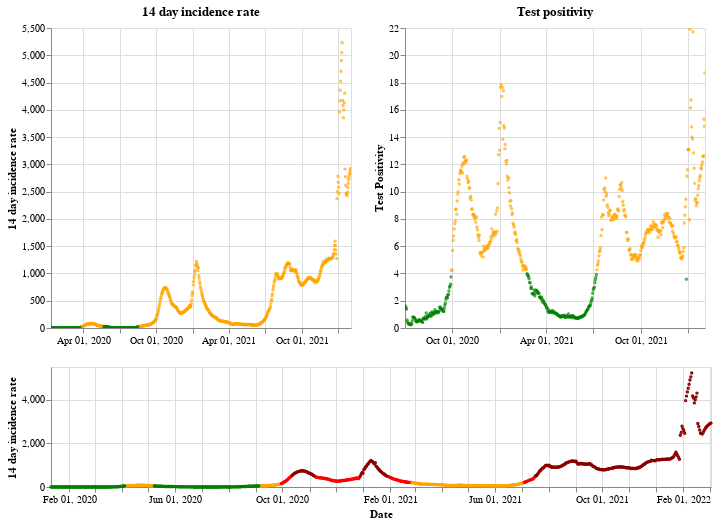

This figure's notebook cell:
### Markdown cell above
## Northern Ireland

### Code cell
plot_traffic_light('Northern Ireland')

### Figure 1 — Vega-Lite specification as saved in the notebook (floating-point values rounded to 4 significant figures; data arrays with more than 128 entries replaced by an {"elided": "..."} marker saying what was removed)
{"config": {"view": {"continuousWidth": 400, "continuousHeight": 300}}, "vconcat": [{"hconcat": [{"mark": {"type": "point", "size": 2}, "encoding": {"color": {"condition": {"value": "green", "test": "(datum.twoWeeklyCasesRate <= 25)"}, "value": "orange"}, "tooltip": [{"type": "nominal", "field": "areaName"}, {"type": "temporal", "field": "date"}, {"type": "quantitative", "field": "twoWeeklyCasesRate"}, {"type": "quantitative", "field": "testPositivity"}], "x": {"type": "temporal", "axis": {"title": ""}, "field": "date", "scale": {"domain": {"selection": "DateBrush"}}, "timeUnit": "yearmonthdate"}, "y": {"type": "quantitative", "axis": {"title": "14 day incidence rate"}, "field": "twoWeeklyCasesRate"}}, "title": "14 day incidence rate", "width": 300}, {"mark": {"type": "point", "size": 2}, "encoding": {"color": {"condition": {"value": "green", "test": "(datum.testPositivity <= 4)"}, "value": "orange"}, "tooltip": [{"type": "nominal", "field": "areaName"}, {"type": "temporal", "field": "date"}, {"type": "quantitative", "field": "twoWeeklyCasesRate"}, {"type": "quantitative", "field": "testPositivity"}], "x": {"type": "temporal", "axis": {"title": ""}, "field": "date", "scale": {"domain": {"selection": "DateBrush"}}, "timeUnit": "yearmonthdate"}, "y": {"type": "quantitative", "axis": {"title": "Test Positivity"}, "field": "testPositivity"}}, "title": "Test positivity", "width": 300}]}, {"layer": [{"mark": {"type": "point", "size": 2}, "encoding": {"color": {"condition": {"value": "orange", "test": "(((datum.testPositivity < 4) && (datum.twoWeeklyCasesRate >= 50)) && (datum.twoWeeklyCasesRate < 200))"}, "value": "red"}, "opacity": {"condition": {"value": 1, "test": "((datum.twoWeeklyCasesRate >= 50) && (datum.twoWeeklyCasesRate < 500))"}, "value": 0}, "tooltip": [{"type": "nominal", "field": "areaName"}, {"type": "temporal", "field": "date"}, {"type": "quantitative", "field": "twoWeeklyCasesRate"}, {"type": "quantitative", "field": "testPositivity"}], "x": {"type": "temporal", "axis": {"title": "Date"}, "field": "date", "timeUnit": "yearmonthdate"}, "y": {"type": "quantitative", "axis": {"title": "14 day incidence rate"}, "field": "twoWeeklyCasesRate"}}, "selection": {"DateBrush": {"type": "interval", "encodings": ["x"], "fields": ["Time"]}}}, {"mark": {"type": "point", "size": 2}, "encoding": {"color": {"value": "darkred"}, "opacity": {"condition": {"value": 1, "test": "(datum.twoWeeklyCasesRate >= 500)"}, "value": 0}, "tooltip": [{"type": "nominal", "field": "areaName"}, {"type": "temporal", "field": "date"}, {"type": "quantitative", "field": "twoWeeklyCasesRate"}, {"type": "quantitative", "field": "testPositivity"}], "x": {"type": "temporal", "axis": {"title": "Date"}, "field": "date", "timeUnit": "yearmonthdate"}, "y": {"type": "quantitative", "axis": {"title": "14 day incidence rate"}, "field": "twoWeeklyCasesRate"}}}, {"mark": {"type": "point", "size": 2}, "encoding": {"color": {"condition": {"value": "green", "test": "((datum.testPositivity < 4) && (datum.twoWeeklyCasesRate < 50))"}, "value": "orange"}, "opacity": {"condition": {"value": 1, "test": "(datum.twoWeeklyCasesRate < 50)"}, "value": 0}, "tooltip": [{"type": "nominal", "field": "areaName"}, {"type": "temporal", "field": "date"}, {"type": "quantitative", "field": "twoWeeklyCasesRate"}, {"type": "quantitative", "field": "testPositivity"}], "x": {"type": "temporal", "axis": {"title": "Date"}, "field": "date", "timeUnit": "yearmonthdate"}, "y": {"type": "quantitative", "axis": {"title": "14 day incidence rate"}, "field": "twoWeeklyCasesRate"}}}], "height": 120, "width": 660}], "data": {"name": "data-3fdb15606a0f72ad026f6f646b944bee"}, "$schema": "https://vega.github.io/schema/vega-lite/v4.8.1.json", "datasets": {"data-3fdb15606a0f72ad026f6f646b944bee": {"elided": "754 records"}}}
